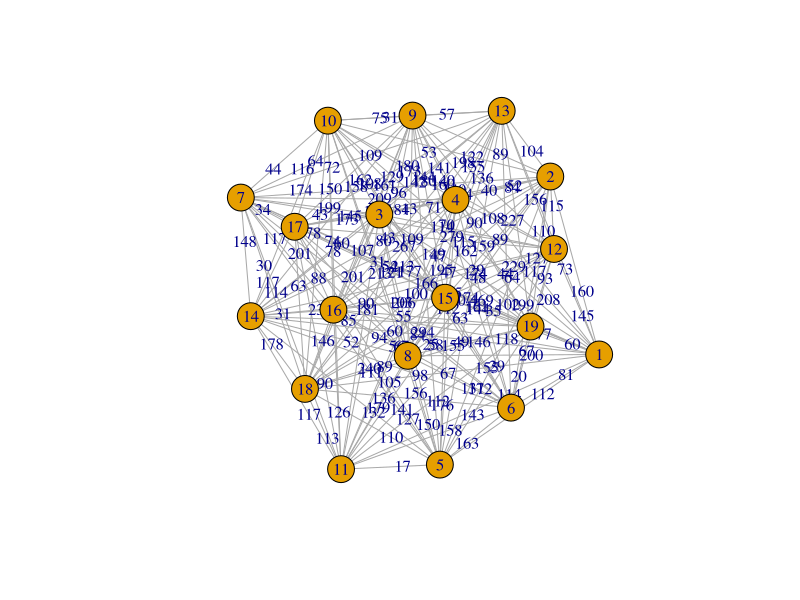

This figure's R source:
library(TSP)
col <- 19
nw.tsp <- matrix(c(0,160,199,208,112,81,0.469,200,117,44,114,145,73,146,77,118,35,29,60,
                   0,0,40,52,64,127,160,89,89,122,48,115,104,70,227,90,134,162,110,
                   0,0,0,13,103,166,199,54,129,162,90,114,144,78,267,107,173,201,149,
                   0,0,0,0,115,174,209,47,141,173,100,108,155,80,279,109,184,213,159,
                   0,0,0,0,0,163,111,150,25,67,17,172,49,132,176,141,105,110,143,
                   0,0,0,0,0,0,84,131,161,112,158,67,102,98,155,67,58,112,20,
                   0,0,0,0,0,0,0,201,116,44,114,145,72,148,78,117,34,30,60,
                   0,0,0,0,0,0,0,0,177,213,136,63,195,52,294,94,181,240,155,
                   0,0,0,0,0,0,0,0,0,75,43,198,57,158,180,161,109,115,140,
                   0,0,0,0,0,0,0,0,0,0,74,180,31,174,108,150,64,43,96,
                   0,0,0,0,0,0,0,0,0,0,0,156,56,117,179,126,90,113,127,
                   0,0,0,0,0,0,0,0,0,0,0,0,156,47,229,29,115,174,93,
                   0,0,0,0,0,0,0,0,0,0,0,0,0,142,136,140,53,71,84,
                   0,0,0,0,0,0,0,0,0,0,0,0,0,0,233,31,117,178,85,
                   0,0,0,0,0,0,0,0,0,0,0,0,0,0,0,206,121,60,144,
                   0,0,0,0,0,0,0,0,0,0,0,0,0,0,0,0,88,146,55,
                   0,0,0,0,0,0,0,0,0,0,0,0,0,0,0,0,0,63,31,
                   0,0,0,0,0,0,0,0,0,0,0,0,0,0,0,0,0,0,89,
                   0,0,0,0,0,0,0,0,0,0,0,0,0,0,0,0,0,0,0
), 
                 byrow=T, ncol=col)
nw.tsp <- nw.tsp + t(nw.tsp)
colnames(nw.tsp) <- rownames(nw.tsp) <- as.character(1:col)
View(nw.tsp)
tsp <- TSP(nw.tsp)
n_of_cities(tsp)
labels(tsp)
tour <- solve_TSP(tsp) 
names(tour)
tour

library(igraph)
NW1 <- matrix(c(0,160,199,208,112,81,0.469,200,117,44,114,145,73,146,77,118,35,29,60,
                0,0,40,52,64,127,160,89,89,122,48,115,104,70,227,90,134,162,110,
                0,0,0,13,103,166,199,54,129,162,90,114,144,78,267,107,173,201,149,
                0,0,0,0,115,174,209,47,141,173,100,108,155,80,279,109,184,213,159,
                0,0,0,0,0,163,111,150,25,67,17,172,49,132,176,141,105,110,143,
                0,0,0,0,0,0,84,131,161,112,158,67,102,98,155,67,58,112,20,
                0,0,0,0,0,0,0,201,116,44,114,145,72,148,78,117,34,30,60,
                0,0,0,0,0,0,0,0,177,213,136,63,195,52,294,94,181,240,155,
                0,0,0,0,0,0,0,0,0,75,43,198,57,158,180,161,109,115,140,
                0,0,0,0,0,0,0,0,0,0,74,180,31,174,108,150,64,43,96,
                0,0,0,0,0,0,0,0,0,0,0,156,56,117,179,126,90,113,127,
                0,0,0,0,0,0,0,0,0,0,0,0,156,47,229,29,115,174,93,
                0,0,0,0,0,0,0,0,0,0,0,0,0,142,136,140,53,71,84,
                0,0,0,0,0,0,0,0,0,0,0,0,0,0,233,31,117,178,85,
                0,0,0,0,0,0,0,0,0,0,0,0,0,0,0,206,121,60,144,
                0,0,0,0,0,0,0,0,0,0,0,0,0,0,0,0,88,146,55,
                0,0,0,0,0,0,0,0,0,0,0,0,0,0,0,0,0,63,31,
                0,0,0,0,0,0,0,0,0,0,0,0,0,0,0,0,0,0,89,
                0,0,0,0,0,0,0,0,0,0,0,0,0,0,0,0,0,0,0
), 
              byrow=T, ncol=col)
rownames(NW1) <- colnames(NW1) <- as.character(1:col)

# shorest path matrix NW1
ig <- graph.adjacency(NW1, mode="undirected", weighted=TRUE)
plot(ig, edge.label=E(ig)$weight)
